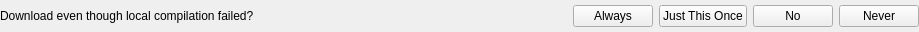
<?xml version="1.0" encoding="UTF-8"?>
<ui version="4.0">
 <class>SourceLocalFailed</class>
 <widget class="QWidget" name="SourceLocalFailed">
  <property name="geometry">
   <rect>
    <x>0</x>
    <y>0</y>
    <width>919</width>
    <height>32</height>
   </rect>
  </property>
  <property name="windowTitle">
   <string>Form</string>
  </property>
  <layout class="QHBoxLayout" name="horizontalLayout">
   <property name="margin">
    <number>0</number>
   </property>
   <item>
    <widget class="QLabel" name="label_3">
     <property name="text">
      <string>Download even though local compilation failed?</string>
     </property>
    </widget>
   </item>
   <item>
    <spacer name="horizontalSpacer">
     <property name="orientation">
      <enum>Qt::Horizontal</enum>
     </property>
     <property name="sizeHint" stdset="0">
      <size>
       <width>40</width>
       <height>20</height>
      </size>
     </property>
    </spacer>
   </item>
   <item>
    <widget class="QPushButton" name="ui_always">
     <property name="text">
      <string>Always</string>
     </property>
    </widget>
   </item>
   <item>
    <widget class="QPushButton" name="ui_yes">
     <property name="text">
      <string>Just This Once</string>
     </property>
    </widget>
   </item>
   <item>
    <widget class="QPushButton" name="ui_no">
     <property name="text">
      <string>No</string>
     </property>
    </widget>
   </item>
   <item>
    <widget class="QPushButton" name="ui_never">
     <property name="text">
      <string>Never</string>
     </property>
    </widget>
   </item>
  </layout>
 </widget>
 <resources/>
 <connections/>
</ui>
